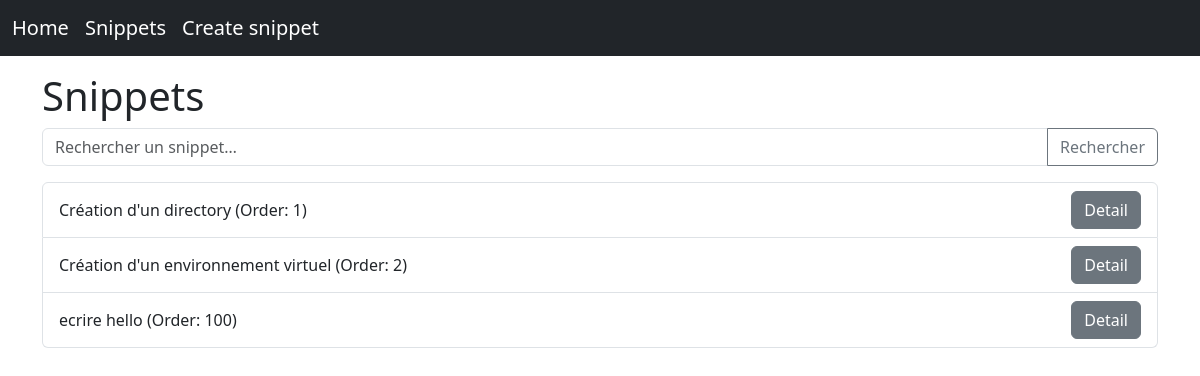
/snippets/, run on an earlier commit of the app's database.
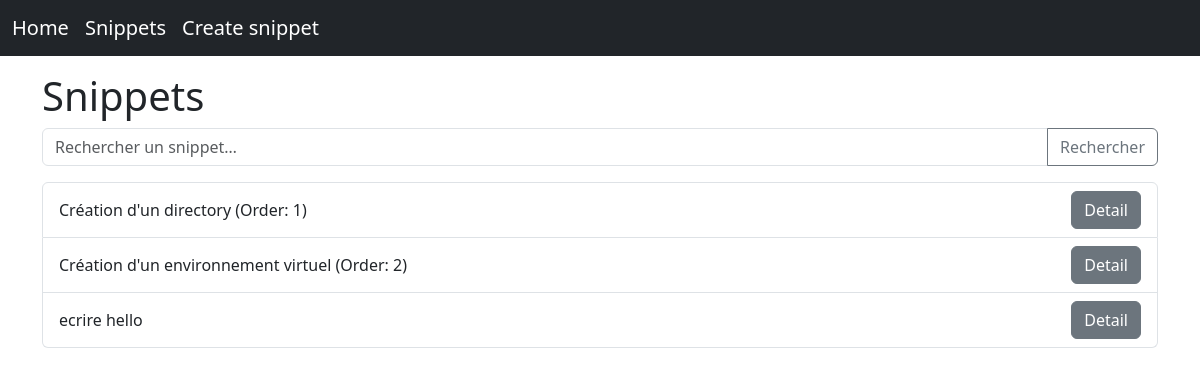
And on a later commit of the database.
### snippets/models.py (models this page shows, shortened)
class Snippet(models.Model):
    title = models.CharField(max_length=100, unique=True)
    slug = models.SlugField(max_length=120, unique=True, blank=True)
    order = models.PositiveIntegerField(blank=True, null=True)
    code = models.TextField()
    created_at = models.DateTimeField(auto_now_add=True)
    location = models.CharField(
        max_length=100,
        blank=True,
        help_text="Où utiliser ce snippet (ex: shell, venv, settings.py, views.py)"
    )
    description = models.TextField(
        blank=True,
        help_text="Commentaires et explications"
    )
    class Meta:
        ordering = ["order", "created_at"]

### snippets/views.py (the view, shortened to what this page needs)
# urls.py: path('', SnippetListView.as_view(), name='snippet_list'),
class SnippetListView(ListView):
    model = Snippet
    template_name = 'snippets/snippet_list.html'
    context_object_name = 'snippets'
    def get_queryset(self):
        qs = (
            Snippet.objects
            .annotate(has_order=Coalesce("order", 999999))
            .order_by("has_order", "-created_at")
        )
        query = self.request.GET.get("q")
        return qs

### snippets/templates/snippets/snippet_list.html (shortened to what this page needs)
{% extends "base.html" %}
{% block content %}
<h1>Snippets</h1>
<form method="get" class="mb-3">
    <div class="input-group">
        <input
            type="text"
            name="q"
            class="form-control"
            placeholder="Rechercher un snippet…"
            value="{{ request.GET.q }}"
        >
        <button class="btn btn-outline-secondary">Rechercher</button>
    </div>
</form>
<ul class="list-group">
    {% for snippet in snippets %}
        <li class="list-group-item d-flex justify-content-between align-items-center">
            {{ snippet.title }}
            {% if snippet.order %}
              (Order: {{ snippet.order }})
            {% endif %}
            <a class="btn btn-secondary" href="{% url 'snippet_detail' snippet.slug %}">
                Detail
            </a>
        </li>
    {% empty %}
        <li class="list-group-item">Aucun snippet.</li>
    {% endfor %}
</ul>
{% endblock %}

What changed in the data, as far as the page shows it:
changed Snippet "ecrire hello": order "100" → (not shown)
